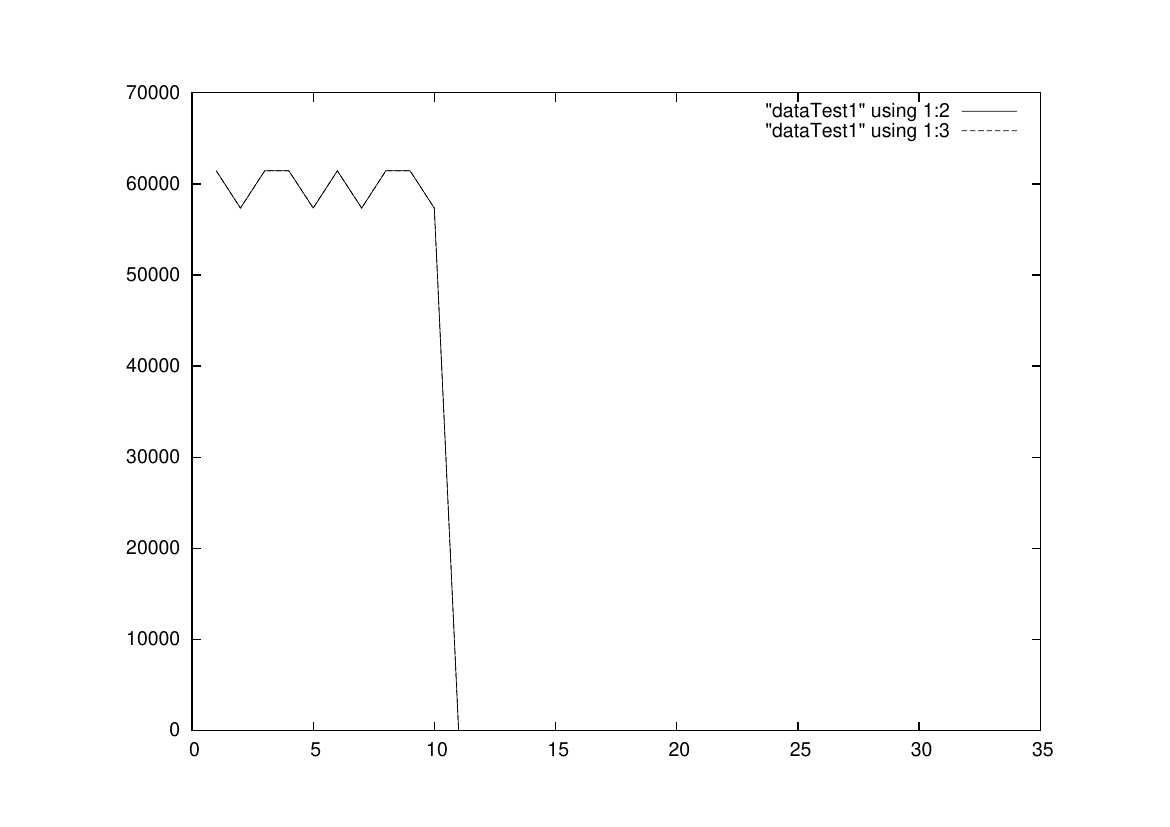

Write the gnuplot code that produced this figure.
set term postscript
set output "plotTest1.ps"
set yrange [0:]
plot "dataTest1" using 1:2 with lines, "dataTest1" using 1:3 with lines